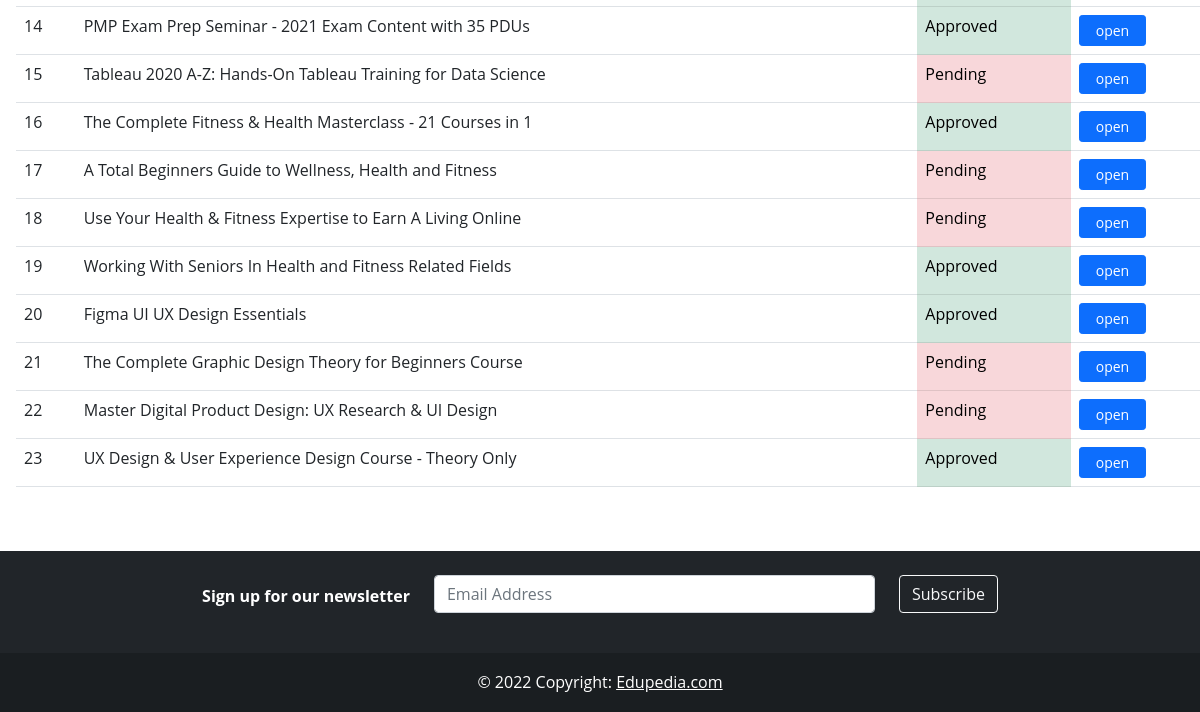
The page /server/homeAdmin.php (lower part) on the database as committed earlier.
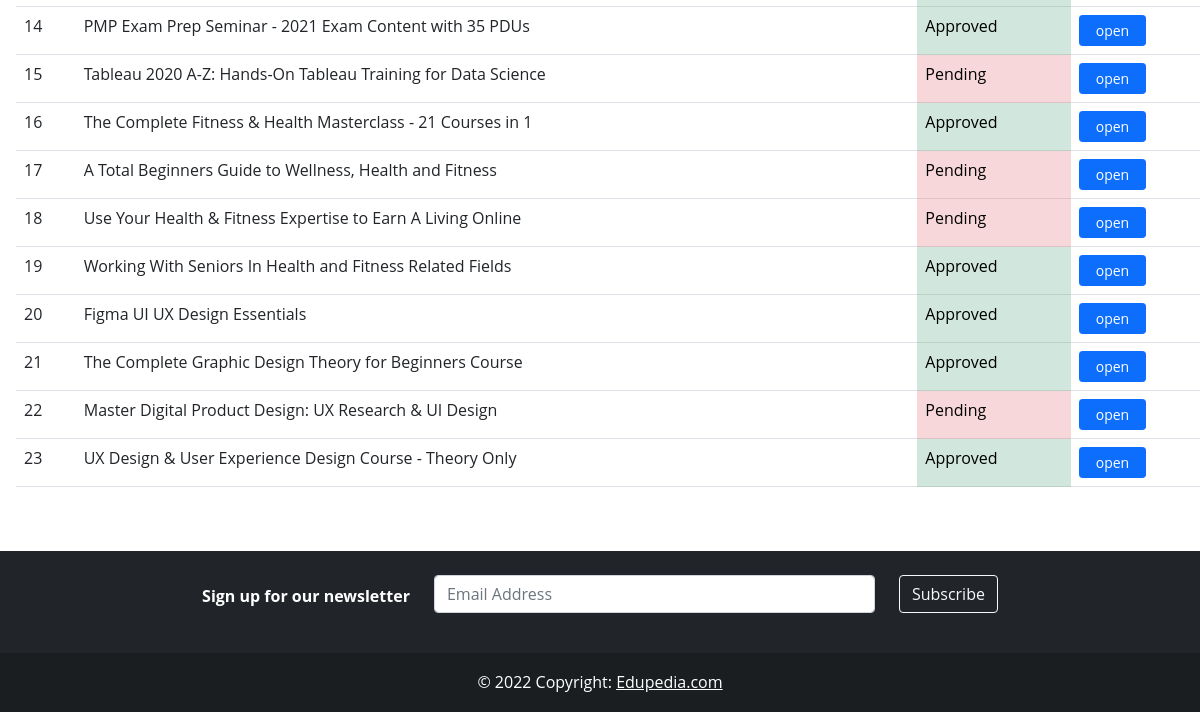
The same page on the database as committed later.
### tables this page shows
CREATE TABLE `course` (
  `id` int(11) NOT NULL,
  `name` varchar(255) NOT NULL,
  `image` varchar(255) NOT NULL,
  `content` varchar(255) NOT NULL,
  `description` varchar(255) NOT NULL,
  `level` varchar(255) NOT NULL,
  `price` int(11) NOT NULL,
  `rating` int(11) NOT NULL,
  `status` int(11) NOT NULL,
  `category` int(11) NOT NULL,
  `tutor_id` int(11) NOT NULL,
  `admin_id` int(11) DEFAULT NULL
);

### server/homeAdmin.php (the view, shortened to what this page needs)
<html>
<?php
include_once 'database.php';
include_once 'functions.php';
?>
<?php
$sql3 = "SELECT id,name,status FROM course";
$result3 = $conn->query($sql3);
?>
<table class="table caption-top ms-3 table-hover" id="courseData">
    <tbody>
        <?php
        while ($row3 = $result3->fetch_assoc()) {
        ?>
            <tr>
                <td><?php echo $row3['id'] ?></td>
                <td><?php echo $row3['name'] ?></td>
                <?php
                if ($row3['status'] == 0) {
                ?>
                    <td class="table-danger">Pending</td>
                <?php
                } else {
                ?>
                    <td class="table-success">Approved</td>
                <?php
                }
                ?>
                <td><button type="button" class="btn btn-primary btn-sm px-3" onclick="location.href='courses.php?id=<?php echo $row3['id'] ?>'">
                        open
                    </button></td>
            </tr>
        <?php
        }
        ?>
    </tbody>
</table>
<?php
$sql5 = "SELECT * FROM purchase";
$result5 = $conn->query($sql5);
?>
        <?php
        while ($row5 = $result5->fetch_assoc()) {
            $result6 = select("SELECT email FROM user WHERE id='" . $row5['learner_id'] . "'");
        ?>
            <tr>
                <td><?php echo $row5['id'] ?></td>
                <td><a href="learner.php?id=<?php echo $row5['learner_id']; ?>"><?php echo $result6['email']; ?></a></td>
                <td><?php echo "E£" . $row5['details'] ?></td>
                <td><?php echo $row5['createdAt'] ?></td>
                <td><button type="button" class="btn btn-primary btn-sm px-3" onclick="location.href='orders.php?id=<?php echo $row5['id'] ?>'">
                        view
                    </button></td>
            </tr>
        <?php
        }
        ?>
</html>

Rows that differ between the two databases and show on the page:
changed course "The Complete Graphic Design Theory for Beginners Course": status "Pending" → "Approved"
